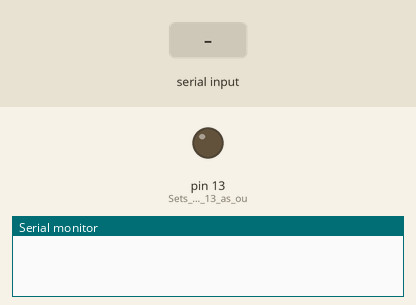
A sketch run on a simulated Arduino Uno, built with avr-gcc and run on an emulated ATmega328P. Parts: output pins drawn as LEDs (lit = HIGH), the last lines printed to the serial monitor. Inputs (shaded band) come from the test bench.

Above: at 1.2 s.
1.3 s: "n\n" received over Serial
At 2.2 s:
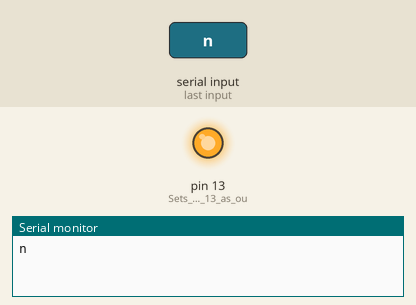
2.8 s: byte 102 ('f') received over Serial
At 3.3 s:
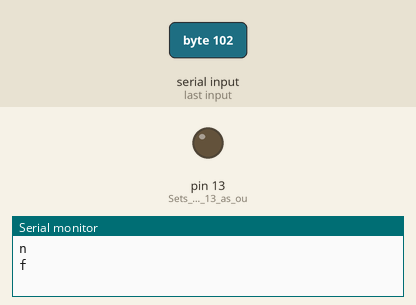
Timing chart, 0 to 5.8 s (numbered marks = the images above; inputs shaded):
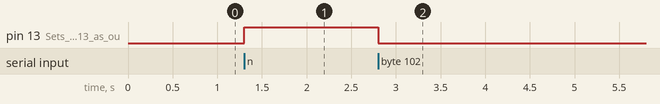

The sketch:

bluetooth_sketch.ino
```cpp
char c;
void setup() {
  Serial.begin(9600);         //Sets the data rate in bits per second (baud) for serial data transmission
  pinMode(13, OUTPUT);        //Sets digital pin 13 as output pin
}

void loop() {
  // put your main code here, to run repeatedly:
  if (Serial.available() > 0)
  {

    c = Serial.read();
    Serial.print(c);
    Serial.print("\n");
    if (c == 'n')
      digitalWrite(13, HIGH);

    else if (c == 'f')
      digitalWrite(13, LOW);
  }
}
```

Measured:
- after the input at 1.3 s, pin 13 (Sets_digital_pin_13_as_ou): LOW → HIGH at once
- after the input at 2.8 s, pin 13 (Sets_digital_pin_13_as_ou): HIGH → LOW at once
